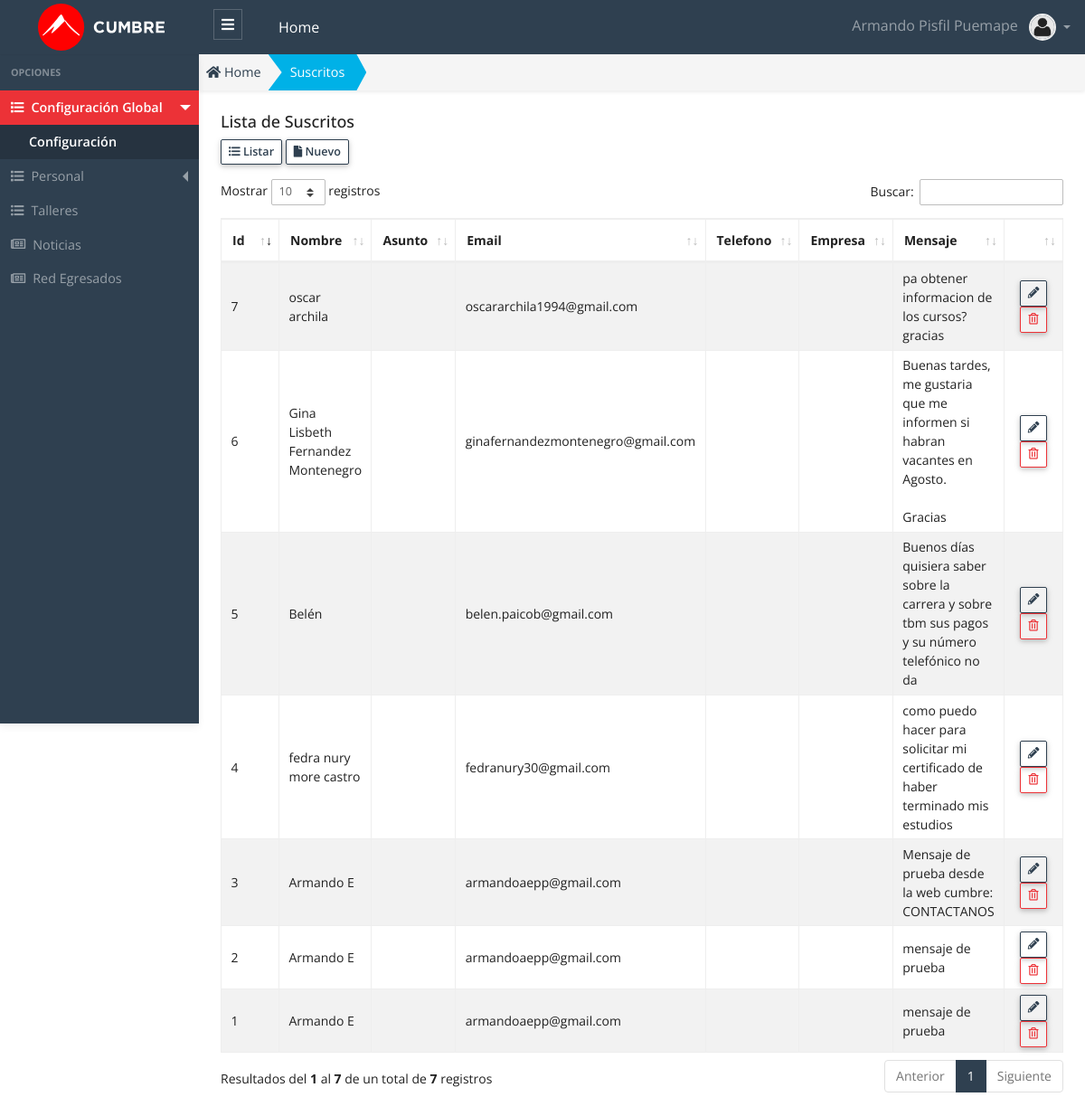
The page /public/admin/suscrito/suscrito.php (signed in) on the database its author committed.
### tables this page shows
CREATE TABLE `suscrito` (
  `id` int(11) unsigned NOT NULL AUTO_INCREMENT,
  `nombre` varchar(255) NOT NULL,
  `asunto` varchar(255) NOT NULL DEFAULT '',
  `email` varchar(255) NOT NULL DEFAULT '',
  `telefono` varchar(50) NOT NULL DEFAULT '',
  `empresa` varchar(255) DEFAULT '',
  `mensaje` text,
  `estado` int(1) NOT NULL DEFAULT '1',
  `created_up` timestamp NULL DEFAULT CURRENT_TIMESTAMP ON UPDATE CURRENT_TIMESTAMP,
  PRIMARY KEY (`id`) USING BTREE
);

### public/app/database/Connection.php (called while the page is built, shortened)
<?php
Class Connection
{
  protected $db_host   = 'localhost';
  protected $db_user   = 'root';
  protected $db_pass   = '';
  protected $db_name   = 'escuelac_w_ne16';
  protected $db_port   = '3306';
  protected $db_driver = 'mysql';
  protected $query  = '';
  protected $conn   = null  ;
  private function openConnection()
  {
    $str_conn = $this->db_driver.":host=".$this->db_host.";port=".$this->db_port.";dbname=" .$this->db_name;
    $this->conn = new PDO($str_conn,$this->db_user,$this->db_pass);
    $this->conn->setAttribute(PDO::ATTR_ERRMODE, PDO::ERRMODE_EXCEPTION);
    $this->conn->query("SET NAMES 'utf8'");
    return $this->conn ;
  }
  protected function executeQuery()
  {
    $stm = $this->conn->prepare($this->query);
    $this->status = $stm->execute() ;
    if($this->status)
    {
      $column_count = $stm->columnCount() ;
      if ($column_count > 0)
      {
        $rows  = $stm->fetchAll(PDO::FETCH_ASSOC) ;
      }
    }
  }
}

### public/app/models/Suscrito.php (called while the page is built, shortened)
<?php
class Suscrito extends Connection {
  public function getAll()
  {
    try{
      $this->query = "SELECT * FROM suscrito; ";
      $this->executeQuery();
      $data = $this->rows ;
      return $data;
    }catch(exception $e){
      throw new Exception($e->getMessage());
    }
  }
}

### public/app/controllers/SuscritoController.php (called while the page is built, shortened)
<?php
 class SuscritoController
{
  public function getAll()
  {
    try
    {
      $suscrito  = new Suscrito();
      $data = $suscrito->getAll();
      return $data ;
    }
    catch (Exception $e)
    {
      throw new Exception($e->getMessage());
    }
  }
}

### public/admin/suscrito/suscrito.php (the view, shortened to what this page needs)
<?php
    $suscrito_controller = new SuscritoController();
    $data = $suscrito_controller->getAll();
    $title_page = "Suscritos";
?>
<!DOCTYPE html>
<html lang="es">
<head>
  <?php
    require_once "../layout/head_links.phtml";
  ?>
</head>
<body>
  <?php require "../layout/header.phtml"; ?>
  <div class="app-wrap">
    <?php require_once "../layout/sidebar.phtml";?>
    <main role="main" class="main">
      <nav class="full-content" aria-label="breadcrumb">
        <ol class="breadcrumb breadcrumb-shape shadow-sm radius-0">
          <li class="breadcrumb-item">
            <a href="admin">
              <i class="fas fa-home"></i> Home
            </a>
          </li>
          <li class="breadcrumb-item active bg-info text-white" aria-current="page">
            <a class="link-white" href="admin/suscrito/suscrito.php">
              <?php echo $title_page; ?>
            </a>
          </li>
        </ol>
      </nav>
      <div class="container-full p-2 fs-x-14">
        <div class="row">
          <div class="col-12">
            <h5 class="page-header-title">Lista de <?php echo $title_page; ?> </h5>
          </div>
          <div class="col-12 mb-3">
            <a href="admin/suscrito/suscrito.php" class="btn btn-outline-primary btn-sm btn-bar" role="button">
              <i class="fas fa-list-ul"></i>
              Listar
            </a>
            <a href="admin/suscrito/nuevo.php" class="btn btn-outline-primary btn-sm btn-bar" role="button">
              <i class="fas fa-file"></i>
              Nuevo
            </a>
          </div>
          <div class="col-12">
            <div class="table-responsive">
            <table id="dataTableList" class="table table-striped table-bordered" style="width:100%">
              <thead>
                <tr>
                  <th width="50">Id </th>
                  <th>Nombre </th>
                  <th>Asunto </th>
                  <th>Email </th>
                  <th>Telefono </th>
                  <th>Empresa </th>
                  <th>Mensaje </th>
                  <th width="70"></th>
                </tr>
              </thead>
              <tbody>
                <?php foreach ($data as &$row) {?>
                  <?php
                    $title_estado   = "";
                    $class_estado   = "";
                    $class_disabled = "";
                    if($row["estado"] == 1)
                    {
                      $title_estado = "Eliminar" ;
                    }
                    else
                    {
                      $title_estado   = "Recuperar" ;
                      $class_estado   = "row-disabled";
                      $class_disabled = "is-disabled";
                    }
                  ?>
                <tr class="<?php echo $class_estado ;?>" >
                  <td> <?php echo $row["id"] ?> </td>
                  <td> <?php echo $row["nombre"] ?> </td>
                  <td> <?php echo $row["asunto"] ?> </td>
                  <td> <?php echo $row["email"] ?> </td>
                  <td> <?php echo $row["telefono"] ?> </td>
                  <td> <?php echo $row["empresa"] ?> </td>
                  <td> <?php echo $row["mensaje"] ?> </td>
                  <td class="text-center">
                    <a class="btn btn-outline-primary btn-sm lh-1 btn-table <?php echo $class_disabled ; ?>" href="admin/suscrito/editar.php?id=<?php echo $row["id"] ?>" title="Editar">
                    <i class="fas fa-pencil-alt"></i>
                    </a>
                    <button class="btn btn-outline-danger btn-sm lh-1 btn-table" onclick="modalDelete(<?php echo $row["id"] ?>, `<?php echo $row['nombre'] ?>`,`<?php echo $title_estado ?>`,`<?php echo $row['estado'] ?>`);" title="<?php echo $title_estado ;?>">
                    <i class="far fa-trash-alt"></i>
                    </button>
                  </td>
                </tr>
                <?php }?>
              </tbody>
            </table>
            </div>
          </div>
        </div>
      </div>
    </main>
  </div>
  <?php require_once "../layout/datatables.phtml"?>
</body>
</html>

### rows shown on the page
suscrito: id "1", nombre "Armando E", email "armandoaepp@gmail.com", mensaje "mensaje de prueba"
suscrito: id "2", nombre "Armando E", email "armandoaepp@gmail.com", mensaje "mensaje de prueba"
suscrito: id "3", nombre "Armando E", email "armandoaepp@gmail.com", mensaje "Mensaje de prueba desde la web cumbre: CONTACTANOS"
suscrito: id "4", nombre "fedra nury more castro", email "fedranury30@gmail.com", mensaje "como puedo hacer para solicitar mi certificado de haber terminado mis estudios"
suscrito: id "5", nombre "Belén", email "belen.paicob@gmail.com", mensaje "Buenos días quisiera saber sobre la carrera y sobre tbm sus pagos y su número telefónico no da"
suscrito: id "6", nombre "Gina Lisbeth Fernandez Montenegro", email "ginafernandezmontenegro@gmail.com", mensaje "Buenas tardes, me gustaria que me informen si habran vacantes en Agosto. Gracias"
suscrito: id "7", nombre "oscar archila", email "oscararchila1994@gmail.com", mensaje "pa obtener informacion de los cursos? gracias"

### other values the page prints
$_SESSION['USER']['nombre'] "Armando"
$_SESSION['USER']['apellidos'] "Pisfil Puemape"
$title_page "Suscritos"
